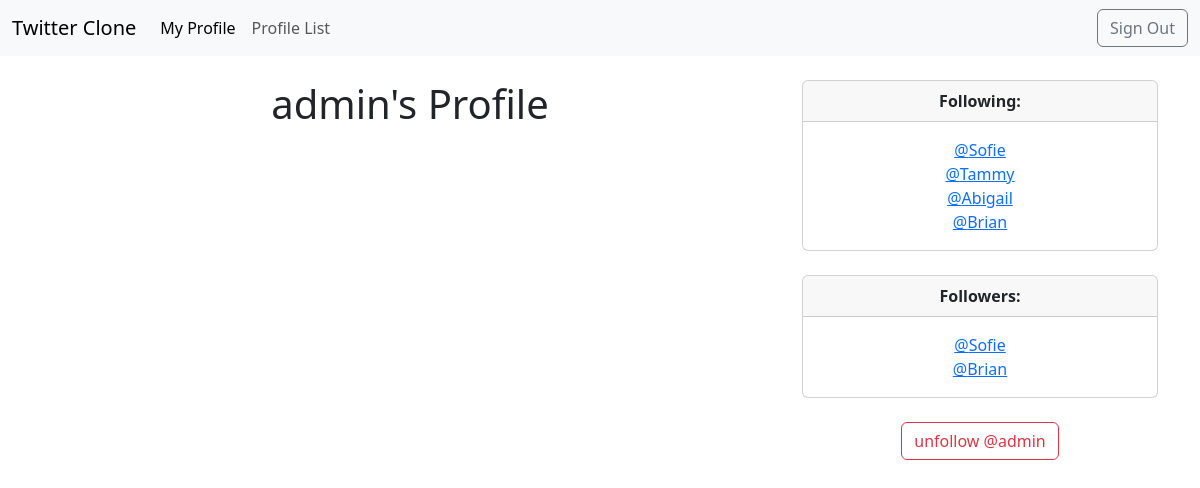
Screenshot of /profile/1/ (signed in) with the database file from the repository.
### twitter/models.py (models this page shows)
class Profile(models.Model):
    user = models.OneToOneField(User, on_delete=models.CASCADE)
    follow = models.ManyToManyField("self",related_name="followed_by",symmetrical=False,blank=True)
    updated = models.DateTimeField(User,auto_now=True)
    img = models.ImageField(default="static/img/icon.png",blank=True,upload_to="media/%Y/%M/profile_img/")
    def __str__(self):
        return self.user.username

### twitter/views.py (the view, shortened to what this page needs)
# urls.py: path('profile/<int:id>/',views.profile,name="profile"),
def profile(request,id):
    if request.user.is_authenticated:
        user_profile = get_object_or_404(Profile,id=id)
        context = {
            "user_profile":user_profile
        }
        return render(request,'twitter/profile.html',context)
    else:
        messages.error(request,"you must be logged in to access this page")
        return redirect("twitter:home")

### twitter/templates/twitter/profile.html (shortened to what this page needs)
{% extends 'base.html' %}
{% block content %}
    <div class="container text-center">
        <div class="row">
            <div class="col-8">
                <h1>{{user_profile.user.username}}'s Profile</h1>
            </div>
            <div class="col-4">
                <div class="card">
                    <div class="card-header">
                        <strong>Following:</strong><br>
                    </div>
                    <div class="card-body">
                      <p class="card-text">
                        {% for following in user_profile.follow.all %}
                            <a href="{% url 'twitter:profile' following.user.id %}">@{{following}} <br></a>
                        {% endfor %}
                      </p>
                    </div>
                </div>
                <br>
                <div class="card">
                    <div class="card-header">
                        <strong>Followers:</strong><br>
                    </div>
                    <div class="card-body">
                      <p class="card-text">
                        {% for following in user_profile.followed_by.all %}
                               <a href="{% url 'twitter:profile' following.user.id %}">@{{following}} <br></a>
                        {% endfor %}
                      </p>
                    </div>
                </div>
                <br>
                <form action="" method="post">
                    {% if user_profile in user.profile.follow.all %}
                        <button class="btn btn-outline-danger" name="follow" value="unfollow" type="submit">
                            unfollow @{{user_profile.user.username|lower}}
                        </button>
                    {% else %}
                        <button class="btn btn-outline-success" name="follow" value="follow" type="submit">
                            follow @{{user_profile.user.username|lower}}
                        </button>
                    {% endif %}
                </form>
                <br>
            </div>
        </div>
    </div>
{% endblock content %}

### rows the page displays
Profile: user.username "admin"
Profile: user.username "Sofie"
Profile: user.username "Tammy"
Profile: user.username "Abigail"
Profile: user.username "Brian"
